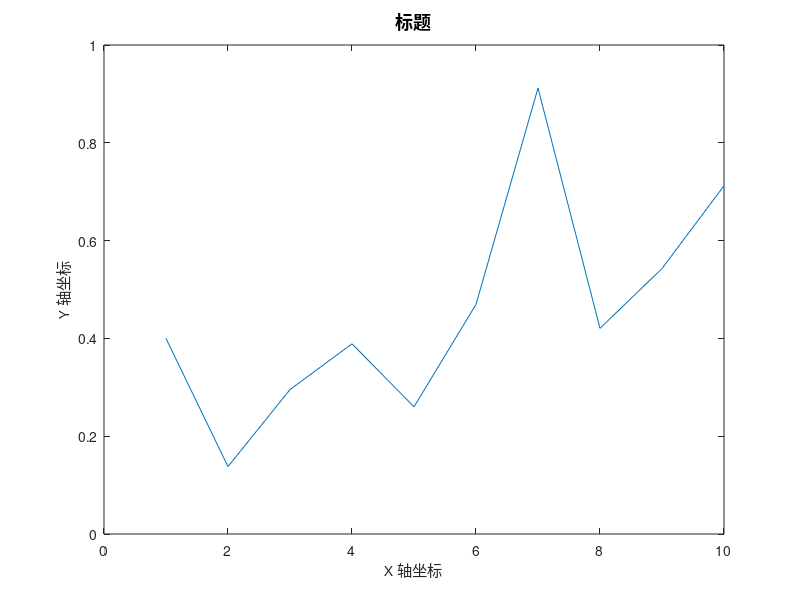

Reproduce this figure in MATLAB. (Note: this script raises an error after producing the figure.)
clear, clc, close all;

% Create figure
figure_handle = figure;
plot(1:10, rand(1, 10));
xlabel('X 轴坐标', 'FontName', '微软雅黑');
ylabel('Y 轴坐标', 'FontName', '微软雅黑');
title_text = '标题';
title(title_text, 'FontName', '微软雅黑', 'FontSize', 13);

% Scale
pos=get(gcf,'Position');
scale=0.7;
set(gcf,'Position',[pos(1),pos(2),pos(3)*scale,pos(4)*scale]);

% Export graphics
folder_name = 'figures';
figure_name = 'figure_1';  
resolution = 300; 
export_graphics(figure_handle, folder_name, figure_name, resolution);